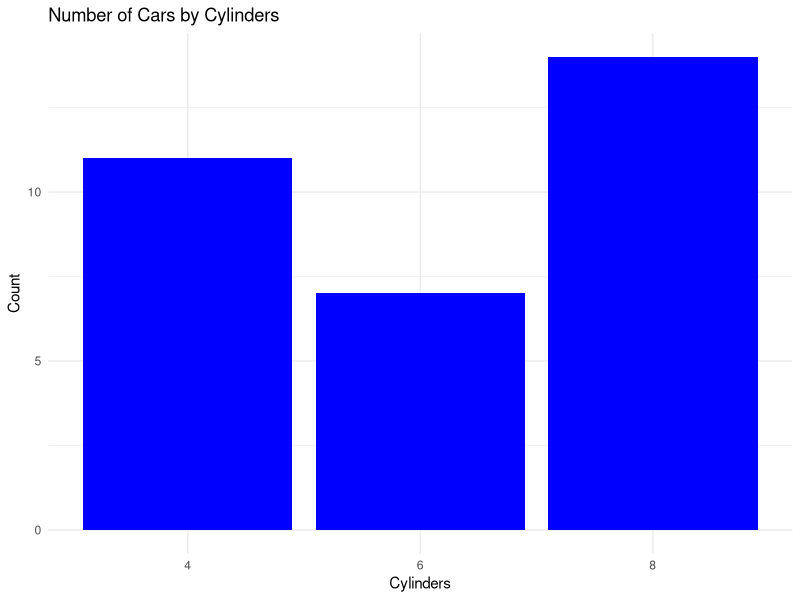
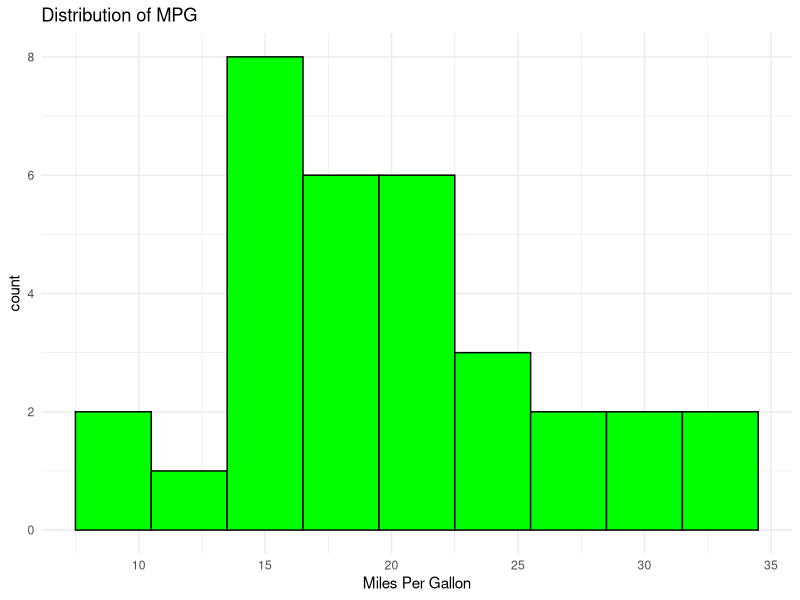
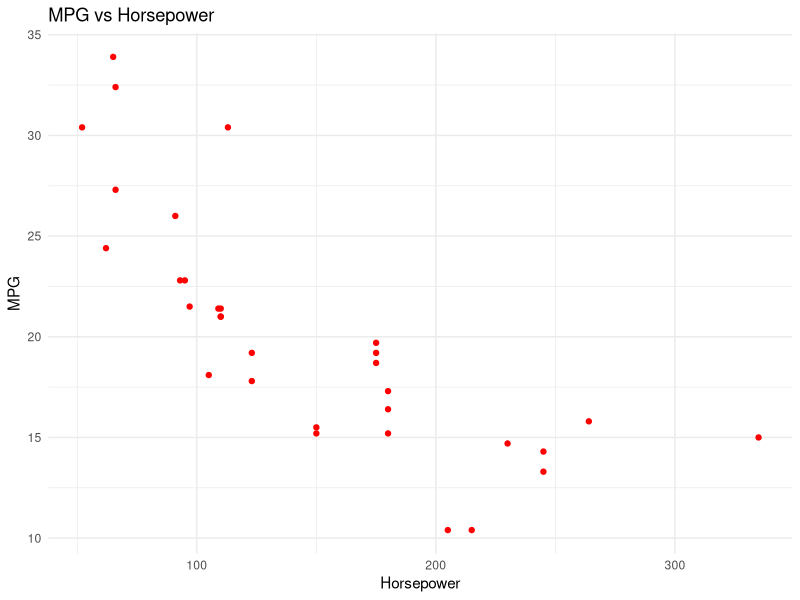
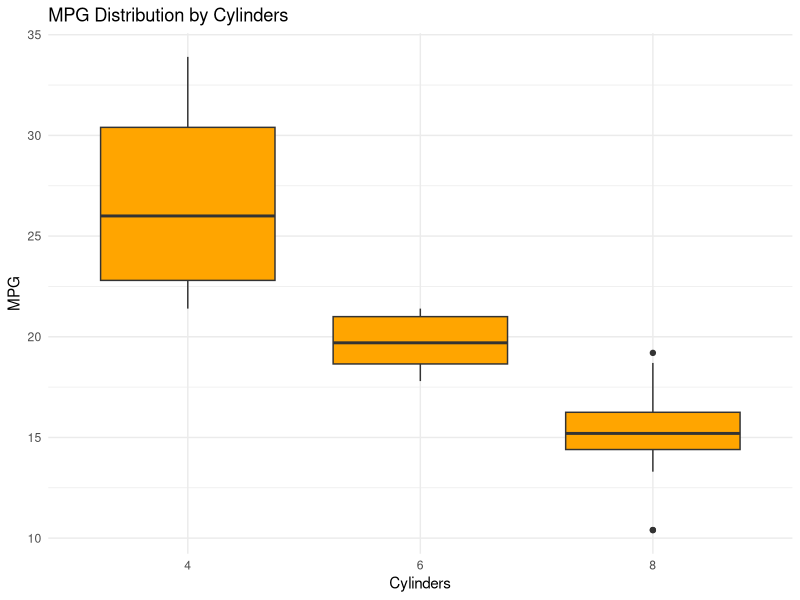

Source code (R) for these figures, in order:
library(ggplot2)
data("mtcars")

# Bar Chart Cylindr Count
ggplot(mtcars, aes(x = factor(cyl))) +
  geom_bar(fill = "blue") +
  labs(title = "Number of Cars by Cylinders",
       x = "Cylinders",
       y = "Count") +
  theme_minimal()

# Histogram
ggplot(mtcars, aes(x = mpg)) +
  geom_histogram(binwidth = 3, fill = "green", color = "black") +
  labs(title = "Distribution of MPG",
       x = "Miles Per Gallon") +
  theme_minimal()

# Scatter Plot
ggplot(mtcars, aes(x = hp, y = mpg)) +
  geom_point(color = "red") +
  labs(title = "MPG vs Horsepower",
       x = "Horsepower",
       y = "MPG") +
  theme_minimal()

# Boxplot
ggplot(mtcars, aes(x = factor(cyl), y = mpg)) +
  geom_boxplot(fill = "orange") +
  labs(title = "MPG Distribution by Cylinders",
       x = "Cylinders",
       y = "MPG") +
  theme_minimal()
